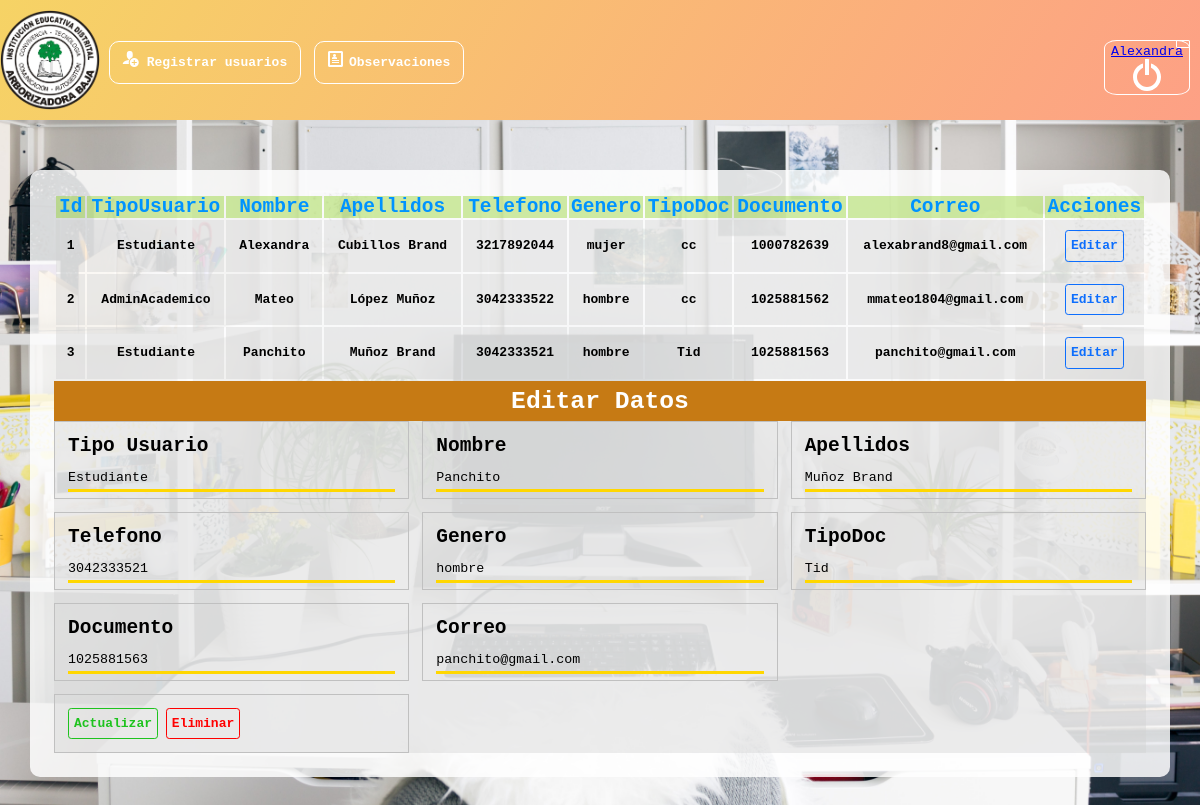
Page /Vista/admin.php?id=3 (signed in) on the committed database.
### tables this page shows
CREATE TABLE `registro` (
  `id` int(11) NOT NULL,
  `TipoU` varchar(100) NOT NULL,
  `Nombre` varchar(100) NOT NULL,
  `Apellidos` varchar(100) NOT NULL,
  `Telefono` bigint(100) NOT NULL,
  `Genero` varchar(100) NOT NULL,
  `TipoDoc` varchar(100) NOT NULL,
  `Doc` bigint(100) NOT NULL,
  `Email` varchar(100) NOT NULL,
  `Clave` varchar(100) NOT NULL,
  `Estado` varchar(100) NOT NULL
);

### Vista/admin.php (the view, shortened to what this page needs)
<?php
include('../Controlador/conexion.php');
@$id=$_GET['id'];
$consulta="SELECT * FROM registro WHERE id='$id'";
$ejecutar=mysqli_query($conexion,$consulta);
while($row=mysqli_fetch_array($ejecutar)){
$id=$row[0];
$TipoU=$row[1];
$Nombre=$row[2];
$Apellidos=$row[3];
$Telefono=$row[4];
$Genero=$row[5];
$TipoDoc=$row[6];
$Doc=$row[7];
$Email=$row[8];
}
?>
<!DOCTYPE html>
<html lang="en">
<head>
    <link rel="stylesheet" href="css/admin.css">
    <link rel="stylesheet" href="css/icons.css">
</head>
<body>
    <?php
include('../Controlador/conexion.php');
$sql="SELECT * FROM registro";
$query=mysqli_query($conexion,$sql);
?>
    <header>
        <img src="img/escudo.png" alt="" class="escudo">
        <div class="menu">
            <div class="item1">
                <a href="Formularios%201.php" class="item"><span class="icon-user-plus">
                    </span>Registrar usuarios</a>
            </div>
            <div class="item1">
                <a href="observaciones.php" class="item"><span class="icon-profile"></span>Observaciones</a>
            </div>
        </div>
        <div class="btn-close">
            <form action="../Controlador/control.php">
                <button name="btn_cerrar" class="btn-close">
                    <a href="#"><?php echo $_SESSION["Nombre"]?></a>
                </button>
            </form>
        </div>
    </header>
    <div class="cuerpo">
        <table class="tabla">
            <thead>
                <tr>
                    <th class="titulo">Id</th>
                    <th class="titulo">TipoUsuario</th>
                    <th class="titulo">Nombre</th>
                    <th class="titulo">Apellidos</th>
                    <th class="titulo">Telefono</th>
                    <th class="titulo">Genero</th>
                    <th class="titulo">TipoDoc</th>
                    <th class="titulo">Documento</th>
                    <th class="titulo">Correo</th>
                    <th class="titulo">Acciones</th>
                </tr>
            </thead>
            <?php
while($fila=mysqli_fetch_array($query)){
?>
            <tbody>
                <tr>
                    <th class="item"><?php echo $fila['0']?></th>
                    <th class="item"><?php echo $fila['1']?></th>
                    <th class="item"><?php echo $fila['2']?></th>
                    <th class="item"><?php echo $fila['3']?></th>
                    <th class="item"><?php echo $fila['4']?></th>
                    <th class="item"><?php echo $fila['5']?></th>
                    <th class="item"><?php echo $fila['6']?></th>
                    <th class="item"><?php echo $fila['7']?></th>
                    <th class="item"><?php echo $fila['8']?></th>
                    <th class="item"><a class="btn btn_edit" href="admin.php?id=<?php echo $fila['0']?>">Editar</a></th>
                </tr>
                <?php
}
?>
            </tbody>
        </table>
        <div id="frm_editar">
            <h5>Editar Datos</h5>
            <form action="../Controlador/control.php?id=<?php echo $id;?>" class="grid" method="post">
                <div><label class="lbl-nom"><span class="text-nom">Tipo Usuario</span></label><input type="text" name="txtTU" value="<?php echo $TipoU?>"></div>
                <div><label class="lbl-nom"><span class="text-nom">Nombre</span></label><input type="text" name="txtnombre" value="<?php echo $Nombre?>"></div>
                <div><label class="lbl-nom"><span class="text-nom">Apellidos</span></label><input type="text" name="txtlname" value="<?php echo $Apellidos?>"></div>
                <div><label class="lbl-nom"><span class="text-nom">Telefono</span></label><input type="text" name="txttelefono" value="<?php echo $Telefono?>"></div>
                <div><label class="lbl-nom"><span class="text-nom">Genero</span></label><input type="text" name="txtsexo" value="<?php echo $Genero?>"></div>
                <div><label class="lbl-nom"><span class="text-nom">TipoDoc</span></label><input type="text" name="txttid" value="<?php echo $TipoDoc?>"></div>
                <div><label class="lbl-nom"><span class="text-nom">Documento</span></label><input type="text" name="txtdoc" value="<?php echo $Doc?>"></div>
                <div><label class="lbl-nom"><span class="text-nom">Correo</span></label><input type="text" name="txtemail" value="<?php echo $Email?>"></div>
                <br>
                <div><button type="submit" name="btn_actualizar" class="btn btn_actualizar">Actualizar</button>
                    <button type="submit" name="btn_eliminar" class="btn btn_eliminar">Eliminar</button>
                </div>
            </form>
        </div>
    </div>
</body>
</html>

### Vista/css/admin.css (style rules this page uses)
* { margin: 0; padding: 0; -webkit-box-sizing: border-box; -moz-box-sizing: border-box; box-sizing: border-box; font-family: monospace; }
header { display: flex; height: 120px; width: 100%; align-items: center; background: linear-gradient(120deg, #f6d365 0%, #fda085 100%); }
body { background-image: url(../img/adminbg.jpg); background-size: cover; background-repeat: no-repeat; }
.escudo { float: left; border-radius: 50%; height: 100px; }
.menu { display: flex; }
.menu > div { margin-left: 5px }
.item1 a { margin: .3em; padding: 1em; color: white; text-decoration: none; border-radius: 10px; border: 1px solid #FFF; cursor: pointer; font-weight: bold; transition: all 0.3s ease; }
.cuerpo { width: 95%; background: rgba(255, 255, 255, 0.84); margin: 50px auto; display: grid; grid-template-columns: repeat(1, 1fr); padding: 2%; border-radius: 10px; overflow: auto; }
.tabla { width: auto; }
.cuerpo .titulo { justify-content: center; align-items: center; color: #0093ff; background: rgba(138, 208, 28, 0.4); }
.cuerpo tr { border-bottom: 2px solid black; }
.cuerpo .titulo { font-weight: bold; font-size: 1.5em; }
.cuerpo .item { padding: 10px; width: auto; background: rgba(208, 208, 208, 0.4); }
.menu .icon-profile { margin-right: 5px; }
#logo { display: block; margin: auto; }
.grid { display: grid; grid-template-columns: repeat(3, 1fr); gap: 1em; grid-auto-rows: minmax(auto); align-items: stretch; background: rgba(208, 208, 208, 0.4); }
.grid > div { padding: 1em; border: 1px solid silver; }
#frm_editar > h5 { grid-column-start: 1; grid-column-end: 3; height: 40px; background: rgb(198, 122, 20); color: white; display: flex; justify-content: center; align-items: center; font-weight: bold; font-size: 1.9em; }
.grid label { font-weight: bold; font-size: 1.5em; }
.grid input { width: 100%; height: 70%; background: none; color: black; padding-top: 10px; border: none; border-bottom: 3px solid gold; outline: 0px; }
.btn { display: inline-block; font-weight: 400; line-height: 1.5; color: #212529; text-align: center; text-decoration: none; vertical-align: middle; cursor: pointer; -webkit-user-select: none; -moz-user-select: none; user-select: none; background-color: transparent; border: 1px solid transparent; padding: .375rem .75rem; font-size: 1rem; border-radius: .25rem; transition: color .15s ease-in-out,background-color .15s ease-in-out,border-color .15s ease-in-out,box-shadow .15s ease-in-out; font-weight: bold; }
.btn_edit { padding: 5px; padding-top: 0 10px; background-color: transparent; color: #0d6efd; border-color: #0d6efd; }
.btn-close { float: right; padding: 3px 6px; text-decoration: none; color: white; background: none; border: 1px solid #fff; fill: white; border-radius: 15%; transition: all 0.3s ease; position: fixed; right: 10px; top: 40px; }
.btn_actualizar, .btn_eliminar { padding: 5px; color: white; }
.btn_actualizar { background-color: transparent; border-color: #1ec31e; color: #1ec31e; }
.btn_eliminar { background-color: transparent; border-color: red; color: red; }

### rows in the picture
registro: id "1", TipoU "Estudiante", Nombre "Alexandra", Apellidos "Cubillos Brand", Telefono "3217892044", Genero "mujer", TipoDoc "cc", Doc "1000782639", Email "alexabrand8@gmail.com"
registro: id "2", TipoU "AdminAcademico", Nombre "Mateo", Apellidos "López Muñoz", Telefono "3042333522", Genero "hombre", TipoDoc "cc", Doc "1025881562", Email "mmateo1804@gmail.com"
registro: id "3", TipoU "Estudiante", Nombre "Panchito", Apellidos "Muñoz Brand", Telefono "3042333521", Genero "hombre", TipoDoc "Tid", Doc "1025881563", Email "panchito@gmail.com", txtTU "Estudiante", txtnombre "Panchito", txtlname "Muñoz Brand", txttelefono "3042333521", txtsexo "hombre", txttid "Tid", txtdoc "1025881563", txtemail "panchito@gmail.com"

### other values in the picture
$_SESSION["Nombre"] "Alexandra"
